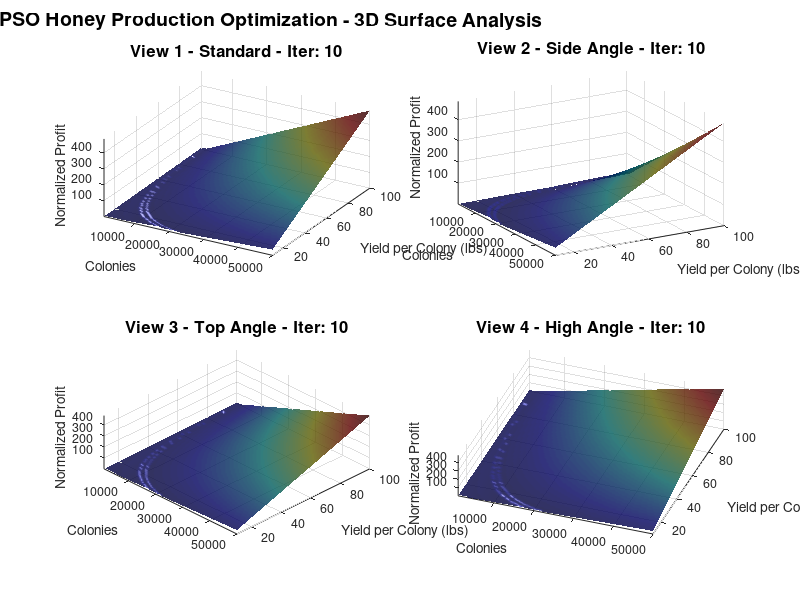

The MATLAB script that drew this image: (Note: this script raises an error after producing the figure.)
clc;
clear all;
close all;

fprintf('=== HONEY PRODUCTION PSO OPTIMIZATION ===\n');
fprintf('Using manual parameters (no Excel file required)\n\n');

average_price = 15.50;        % Average price per lb ($)
max_demand_kg = 100000;       % Maximum demand (kg)
max_storage_kg = 80000;       % Maximum storage (kg)
pounds_per_kg = 2.20462;      % Conversion factor

max_demand_lb = max_demand_kg * pounds_per_kg;
max_storage_lb = max_storage_kg * pounds_per_kg;

fprintf('Parameters:\n');
fprintf('  Average price: $%.2f per lb\n', average_price);
fprintf('  Max demand: %d kg (%.0f lbs)\n', max_demand_kg, max_demand_lb);
fprintf('  Max storage: %d kg (%.0f lbs)\n', max_storage_kg, max_storage_lb);

swarm_size = 30;              % Jumlah partikel (Pop_Size)
maxIter = 100;                % Jumlah iterasi (MaxT)
inertia = 0.8;                % Inertia weight (w)
c1 = 1.2;                     % Cognitive parameter
c2 = 1.2;                     % Social parameter

colonies_min = 1000;    colonies_max = 50000;
yield_min = 10;         yield_max = 100;

fprintf('\nPSO Parameters:\n');
fprintf('  Swarm size: %d\n', swarm_size);
fprintf('  Max iterations: %d\n', maxIter);
fprintf('  Colonies range: %d - %d\n', colonies_min, colonies_max);
fprintf('  Yield range: %d - %d lbs per colony\n', yield_min, yield_max);

nx = 100; ny = 100;
[X, Y] = meshgrid(linspace(colonies_min, colonies_max, nx), ...
                  linspace(yield_min, yield_max, ny));
Z = zeros(size(X));

for i = 1:size(X, 1)
    for j = 1:size(X, 2)
        colonies = X(i, j);
        yield_per_colony = Y(i, j);
        production = colonies * yield_per_colony;
        profit = production * average_price;
        
        penalty = 0;
        if production > max_demand_lb
            penalty = penalty + 1e6;
        end
        if production > max_storage_lb
            penalty = penalty + 1e6;
        end
        
        Z(i, j) = -profit + penalty; 
    end
end


Z = Z / max(Z(:));
position = zeros(swarm_size, 2);
velocity = zeros(swarm_size, 2);
personal_best_pos = zeros(swarm_size, 2);
personal_best_fit = inf(swarm_size, 1);  

for i = 1:swarm_size
    position(i, 1) = colonies_min + rand * (colonies_max - colonies_min);
    position(i, 2) = yield_min + rand * (yield_max - yield_min);
end

personal_best_pos = position;
global_best_pos = position(1, :);
global_best_fit = inf;  


fig1 = figure('Position', [50, 50, 1600, 1200], 'Name', 'PSO Honey Production - 3D Surface Visualization');
views = [30, 45; 60, 30; 45, 60; 20, 70];
view_titles = {'View 1 - Standard', 'View 2 - Side Angle', 'View 3 - Top Angle', 'View 4 - High Angle'};

for v = 1:4
    subplot(2, 2, v);
    

    surf(X, Y, Z, 'FaceAlpha', 0.8, 'EdgeAlpha', 0.1);
    hold on;
    
    colormap(jet);

    xlabel('Colonies', 'FontSize', 10);
    ylabel('Yield per Colony (lbs)', 'FontSize', 10);
    zlabel('Normalized Profit', 'FontSize', 10);
    title(view_titles{v}, 'FontSize', 12);

    view(views(v, 1), views(v, 2));

    grid on;
    lighting gouraud;
    shading interp;

    light('Position', [1, 1, 1]);

    xlim([colonies_min, colonies_max]);
    ylim([yield_min, yield_max]);
    zlim([min(Z(:)), max(Z(:))]);

    set(gca, 'FontSize', 9);
end

annotation('textbox', [0 0.95 1 0.05], 'String', 'PSO Honey Production Optimization - 3D Surface Analysis', ...
           'EdgeColor', 'none', 'HorizontalAlignment', 'center', ...
           'FontSize', 14, 'FontWeight', 'bold');

fprintf('\nStarting optimization...\n');
tic;

trajectory_x = [];
trajectory_y = [];
trajectory_z = [];

for iter = 1:maxIter

    for i = 1:swarm_size
        colonies = position(i, 1);
        yield_per_colony = position(i, 2);

        production = colonies * yield_per_colony;
        profit = production * average_price;

        penalty = 0;
        if production > max_demand_lb
            penalty = penalty + 1e6;
        end
        if production > max_storage_lb
            penalty = penalty + 1e6;
        end
        
        fitness = -profit + penalty; 

        if fitness < personal_best_fit(i)
            personal_best_fit(i) = fitness;
            personal_best_pos(i, :) = position(i, :);
        end

        if fitness < global_best_fit
            global_best_fit = fitness;
            global_best_pos = position(i, :);
        end
    end
    
    trajectory_x = [trajectory_x, global_best_pos(1)];
    trajectory_y = [trajectory_y, global_best_pos(2)];
    trajectory_z = [trajectory_z, global_best_fit / max(Z(:))];  % Normalize for display

    for i = 1:swarm_size
        r1 = rand(1, 2);
        r2 = rand(1, 2);

        velocity(i, :) = inertia * velocity(i, :) + ...
                         c1 * r1 .* (personal_best_pos(i, :) - position(i, :)) + ...
                         c2 * r2 .* (global_best_pos - position(i, :));
        
        position(i, :) = position(i, :) + velocity(i, :);
        
        position(i, 1) = max(min(position(i, 1), colonies_max), colonies_min);
        position(i, 2) = max(min(position(i, 2), yield_max), yield_min);
    end

    if mod(iter, 10) == 0 || iter == maxIter
        figure(fig1);

        for v = 1:4
            subplot(2, 2, v);

            children = get(gca, 'Children');
            for c = 1:length(children)
                if strcmp(get(children(c), 'Type'), 'scatter')
                    delete(children(c));
                end
                if strcmp(get(children(c), 'Type'), 'line') && ~strcmp(get(children(c), 'Tag'), 'surface')
                    delete(children(c));
                end
            end

            current_z = zeros(swarm_size, 1);
            for i = 1:swarm_size
                colonies = position(i, 1);
                yield_per_colony = position(i, 2);
                production = colonies * yield_per_colony;
                profit = production * average_price;
                penalty = 0;
                if production > max_demand_lb
                    penalty = penalty + 1e6;
                end
                if production > max_storage_lb
                    penalty = penalty + 1e6;
                end
                current_z(i) = (-profit + penalty) / max(Z(:));
            end

            scatter3(position(:, 1), position(:, 2), current_z, 40, 'r', 'filled', 'MarkerEdgeColor', 'k');

            global_best_z = global_best_fit / max(Z(:));
            scatter3(global_best_pos(1), global_best_pos(2), global_best_z, 100, 'g', 'filled', 'MarkerEdgeColor', 'k');

            if length(trajectory_x) > 1
                plot3(trajectory_x, trajectory_y, trajectory_z, 'w-', 'LineWidth', 2);
            end

            title([view_titles{v}, sprintf(' - Iter: %d', iter)], 'FontSize', 12);
        end
        
        drawnow;
    end

    if mod(iter, 10) == 0
        current_profit = -global_best_fit;
        fprintf('Iteration %d: Best profit = $%.2f\n', iter, current_profit);
    end
end

elapsed_time = toc;

fig2 = figure('Position', [100, 100, 1400, 900], 'Name', 'PSO Final Results - 3D Surface');

subplot(2, 2, [1, 2]);
surf(X, Y, Z, 'FaceAlpha', 0.7, 'EdgeAlpha', 0.1);
hold on;

final_z = zeros(swarm_size, 1);
for i = 1:swarm_size
    colonies = position(i, 1);
    yield_per_colony = position(i, 2);
    production = colonies * yield_per_colony;
    profit = production * average_price;
    penalty = 0;
    if production > max_demand_lb
        penalty = penalty + 1e6;
    end
    if production > max_storage_lb
        penalty = penalty + 1e6;
    end
    final_z(i) = (-profit + penalty) / max(Z(:));
end

scatter3(position(:, 1), position(:, 2), final_z, 50, 'b', 'filled', 'MarkerEdgeColor', 'k');
scatter3(global_best_pos(1), global_best_pos(2), global_best_fit / max(Z(:)), 150, 'r', 'filled', 'MarkerEdgeColor', 'k');
plot3(trajectory_x, trajectory_y, trajectory_z, 'w-', 'LineWidth', 3);

xlabel('Colonies');
ylabel('Yield per Colony (lbs)');
zlabel('Normalized Profit');
title('PSO Final Results - 3D Surface with Optimization Trajectory');
colormap(jet);
colorbar;
grid on;
view(45, 30);

subplot(2, 2, 3);
convergence_data = -trajectory_z * max(Z(:));  % Convert back to profit
plot(1:length(convergence_data), convergence_data, 'b-', 'LineWidth', 2);
xlabel('Iteration');
ylabel('Best Fitness');
title('Convergence History');
grid on;

subplot(2, 2, 4);
contour(X, Y, Z, 20);
hold on;
scatter(position(:, 1), position(:, 2), 30, 'b', 'filled');
scatter(global_best_pos(1), global_best_pos(2), 100, 'r', 'filled');
plot(trajectory_x, trajectory_y, 'w-', 'LineWidth', 2);
xlabel('Colonies');
ylabel('Yield per Colony (lbs)');
title('2D Contour with Optimization Path');
colormap(jet);
colorbar;
grid on;

best_colonies = global_best_pos(1);
best_yield = global_best_pos(2);
total_production = best_colonies * best_yield;
total_profit = -global_best_fit;

fprintf('\n=== OPTIMIZATION COMPLETED ===\n');
fprintf('Time elapsed: %.2f seconds\n', elapsed_time);
fprintf('\n=== OPTIMAL SOLUTION ===\n');
fprintf('Best number of colonies: %.0f\n', best_colonies);
fprintf('Best yield per colony: %.2f lbs\n', best_yield);
fprintf('Total production: %.0f lbs (%.0f kg)\n', total_production, total_production/pounds_per_kg);
fprintf('Total profit: $%.2f\n', total_profit);

fprintf('\n=== CONSTRAINT CHECK ===\n');
fprintf('Demand utilization: %.1f%%\n', (total_production/max_demand_lb)*100);
fprintf('Storage utilization: %.1f%%\n', (total_production/max_storage_lb)*100);

if total_production > max_demand_lb
    fprintf('??  WARNING: Production exceeds demand limit!\n');
end
if total_production > max_storage_lb
    fprintf('??  WARNING: Production exceeds storage limit!\n');
end

fprintf('\n? Optimization completed successfully!\n');